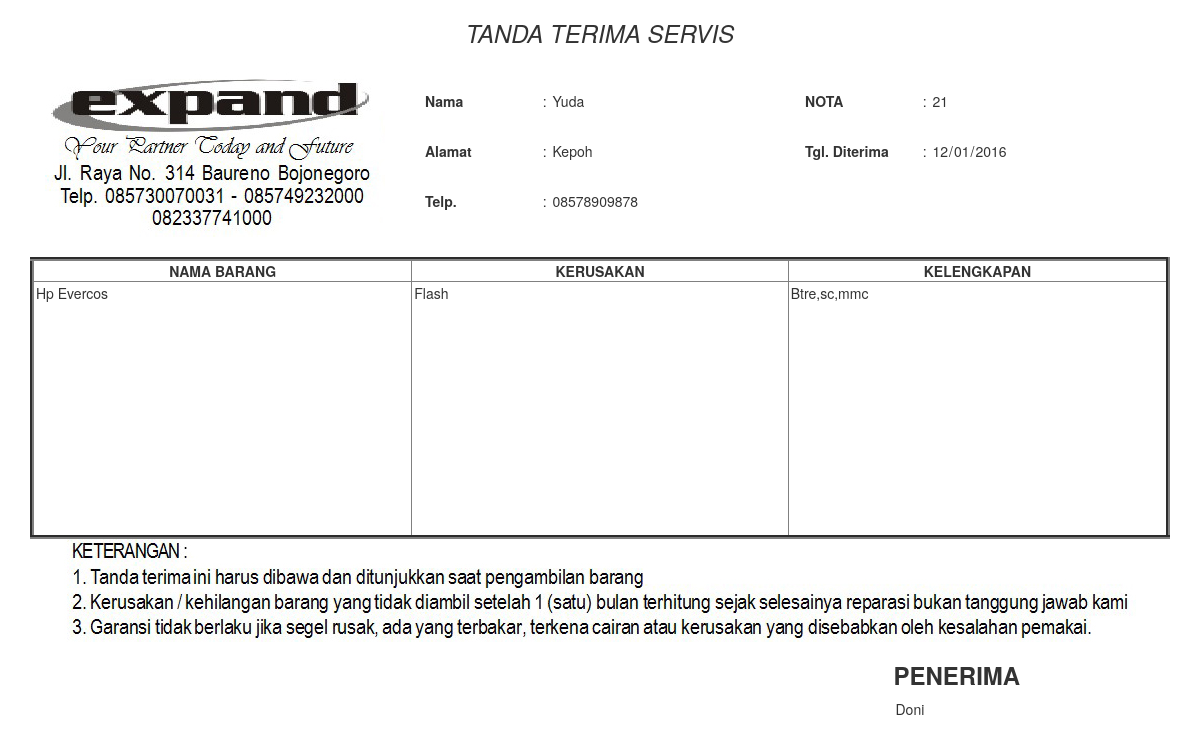
/nota.php?no=21 (signed in), run on the app's committed database.
### tables this page shows
CREATE TABLE IF NOT EXISTS `dataservis` (
  `no` int(11) NOT NULL AUTO_INCREMENT,
  `nmbarang` varchar(50) NOT NULL,
  `nmpemilik` varchar(50) NOT NULL,
  `alamat` varchar(50) NOT NULL,
  `tlpn` varchar(50) NOT NULL,
  `kerusakan` varchar(50) NOT NULL,
  `kelengkapan` varchar(50) NOT NULL,
  `tglditerima` date NOT NULL,
  `penerimabarang` varchar(50) NOT NULL,
  `teknisi` varchar(50) NOT NULL,
  `kondisibrg` varchar(255) NOT NULL,
  `tglambil` date NOT NULL,
  `penyerahanbarang` varchar(50) NOT NULL,
  `biaya` varchar(50) NOT NULL,
  PRIMARY KEY (`no`)
);

### nota.php (the view, shortened to what this page needs)
<?php
include 'config/koneksi.php';
if (isset($_GET['no'])) {
	$data = $conn->prepare("SELECT * FROM dataservis WHERE no = ? ");
	$no = $_GET['no'];
	$data->bind_param('i', $no);
	$data->execute();
	$result = $data->get_result();
	$row= $result->fetch_row();
}
?>
<!DOCTYPE html>
<html>
<head>
	<link rel="stylesheet" type="text/css" href="css2/bootstrap.min.css">
	<link rel="stylesheet" type="text/css" href="css2/bootstrap-theme.min.css">
</head>
<body>
	<div class="container">
		<center><h3><em>TANDA TERIMA SERVIS</em></h3></center>
	</div>
	<div class="inputan">
		<div class="container">
			<div class="col-xs-4 col-sm-4 col-md-4 col-lg-4">
				<img src="img/logo.jpg" alt="">
			</div>
			<div class="col-xs-4 col-sm-4 col-md-4 col-lg-4">
				<table width="329">
				  <tr>
				    <td width="108" height="50"><B>Nama</B></td>
				    <td width="194">: <input style="border:none" type="text"  name="nmpemilik" value="<?php echo $row ['2']; ?>" readonly></td>
				  </tr>
				  <tr>
				    <td height="50"><B>Alamat</B></td>
				    <td>: <input style="border:none" type="text" name="alamat" value="<?php echo $row ['3']; ?>" readonly></td><br>
				  </tr>
				  <tr>
				    <td height="50"><B>Telp.</B></td>
				    <td>: <input style="border:none" type="text"  name="tlpn" value="<?php echo $row ['4']; ?>" readonly></td>
				  </tr>
				</table>
			</div>
			<div class="col-xs-4 col-sm-4 col-md-4 col-lg-4">
				<table width="329">
				  <tr>
				    <td width="108" height="50"><B>NOTA</B></td>
				    <td width="194">: <input style="border:none" type="text"  name="no" value="<?php echo $row ['0']; ?>" readonly></td>
				  </tr>
				  <tr>
				    <td height="50"><B>Tgl. Diterima</B></td>
				    <td>: <input style="border:none" type="date" name="tglditerima" value="<?php echo $row ['7']; ?>" readonly></td><br>
				  </tr>
				</table>
			</div>
		</div>
	</div>
	<div class="tabel">
		<div class="container">
			<br><table width="100%" border="4">
			  <tr>
			    <th><center>
			      <strong>NAMA BARANG</strong>
			    </center></th>
			    <th><center>
			      <strong>KERUSAKAN</strong>
			    </center></th>
			    <th><center>
			      <strong>KELENGKAPAN</strong>
			    </center></th>
			  </tr>
			  <tr>
			    <td height="255" valign="top"> <input style="border:none" type="text"  name="nmbarang" value="<?php echo $row ['1']; ?>" readonly></td>
			    <td valign="top"> <input style="border:none" type="text"  name="kerusakan" value="<?php echo $row ['5']; ?>" readonly></td>
			    <td valign="top"> <input style="border:none" type="text"  name="kelengkapan" value="<?php echo $row ['6']; ?>" readonly></td>
			  </tr>
			</table>
		</div>
	</div>
	<div class="keterangan">
		<div class="container">
			<center><img src="img/logo1.jpg" alt=""></center>
		</div>
	</div>
	<div class="bawah">
		<div class="container">
			<div class="col-xs-4 col-sm-4 col-md-4 col-lg-4">
			</div>
			<div class="col-xs-4 col-sm-4 col-md-4 col-lg-4">
			</div>
			<div class="col-xs-4 col-sm-4 col-md-4 col-lg-4">
				<center><table width="120" >
					  <tr>
					    <td width="101" height="35"><h3><strong>PENERIMA</strong></h3></td>
					  </tr>
					  <tr>
					    <td><input type="text" style="border:none"  name="penerimabarang" value="<?php echo $row ['8']; ?>" readonly></td></td>
					  </tr>
				</table></center>
			</div>
		</div>
	</div>
</body>
</html>

### data on the page
dataservis: nmpemilik "Yuda", alamat "Kepoh", tlpn "08578909878", no "21", tglditerima "12/01/2016", nmbarang "Hp Evercos", kerusakan "Flash", kelengkapan "Btre,sc,mmc", penerimabarang "Doni"
